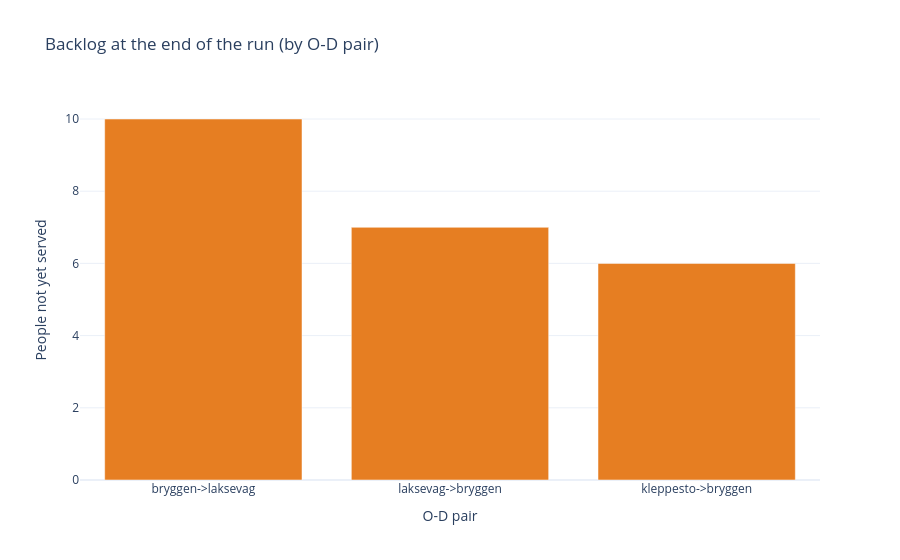

Write notebook code for a chart like this one.
### Code cell
fig = viz.graficar_sin_atender_al_final(corrida_semana)
fig.write_html(OUT_ESC / "backlog_by_pair.html")
fig.show()

### Figure 1 — Plotly figure (JSON) as saved in the notebook; plotly's stock layout.template omitted (floating-point values rounded to 4 significant figures)
{"data": [{"marker": {"color": "#e67e22"}, "type": "bar", "x": ["bryggen->laksevag", "laksevag->bryggen", "kleppesto->bryggen"], "y": [10, 7, 6]}], "layout": {"title": {"text": "Backlog at the end of the run (by O-D pair)"}, "xaxis": {"title": {"text": "O-D pair"}}, "yaxis": {"title": {"text": "People not yet served"}}}}
